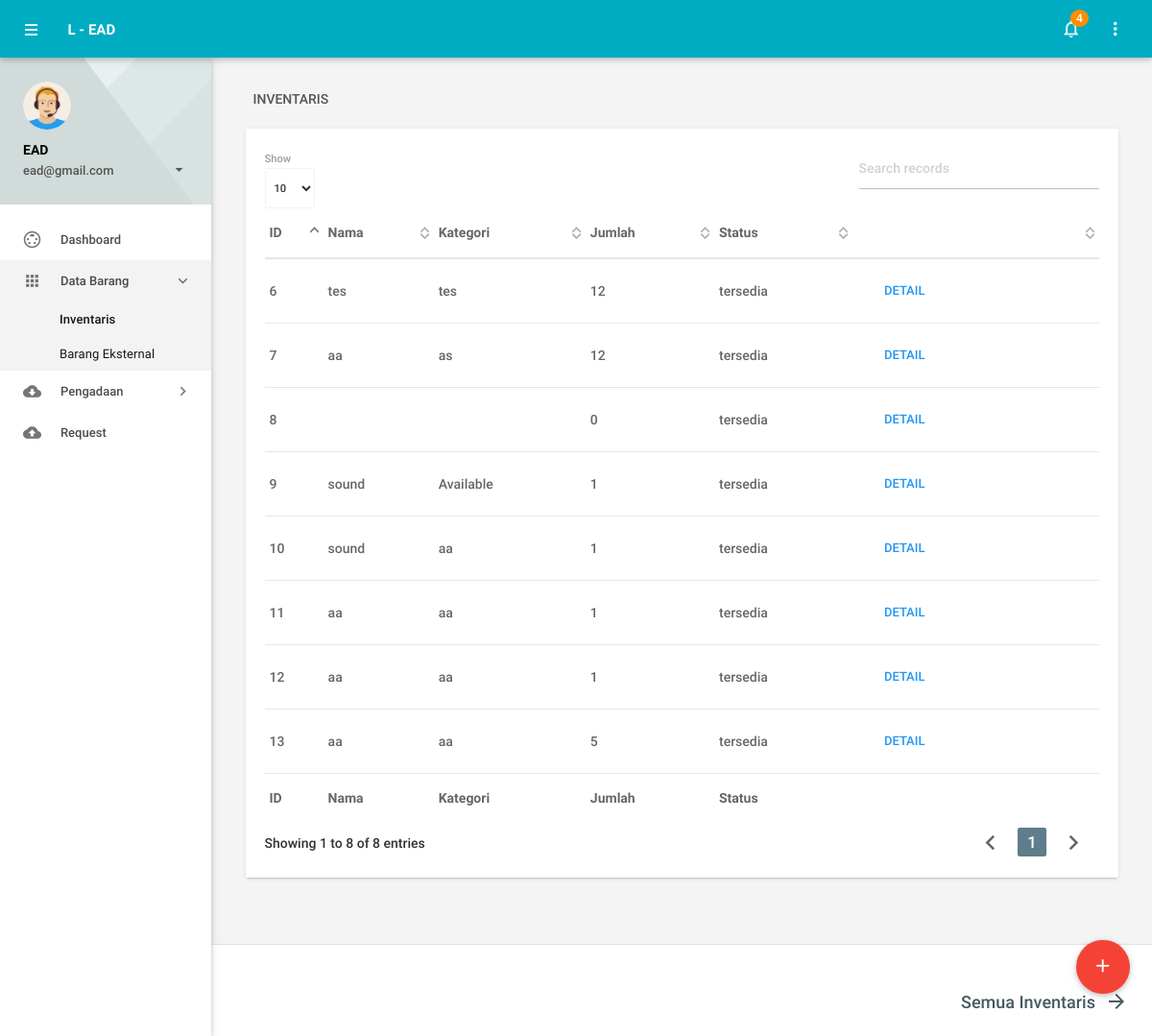
Page /index.php/admin/inventaris_admin on the committed database.
### tables this page shows
CREATE TABLE `barang_inventaris` (
  `id_barang` int(5) NOT NULL,
  `nama_barang` varchar(30) NOT NULL,
  `kategori` varchar(30) NOT NULL,
  `jumlah` int(4) NOT NULL,
  `deskripsi` text NOT NULL,
  `gambar` varchar(30) NOT NULL,
  `status` varchar(22) NOT NULL
);

### application/controllers/Admin.php (called while the page is built, shortened)
<?php
class Admin extends CI_Controller {
	public function __construct(){
		$this->load->model('Admin_login');
		$this->load->model('Inventaris');
		$this->load->model('Eksternal');
		$this->load->helper('url');
	}
	function inventaris_admin(){
		$data['tampilbarang'] = $this->Inventaris->tampil_barang();
		$this->load->view('inventaris_admin',$data);
	}
}

### index.php (called while the page is built, shortened)
<?php
require_once BASEPATH.'core/CodeIgniter.php';

### application/models/Inventaris.php (called while the page is built, shortened)
<?php
class Inventaris extends CI_Model{
	function tampil_barang(){
		return $this->db->get('barang_inventaris')->result();
	}
}

### application/views/inventaris_admin.php (the view, shortened to what this page needs)
<!DOCTYPE html>
<html lang="en">
<head>
    <link type="text/css" rel="stylesheet" href="<?php echo base_url('assets'); ?>/plugins/materialize/css/materialize.min.css"/>
    <link href="<?php echo base_url('assets'); ?>/plugins/material-preloader/css/materialPreloader.min.css" rel="stylesheet">
    <link href="<?php echo base_url('assets'); ?>/plugins/datatables/css/jquery.dataTables.min.css" rel="stylesheet">
    <link href="<?php echo base_url('assets'); ?>/css/alpha.min.css" rel="stylesheet" type="text/css"/>
    <link href="<?php echo base_url('assets'); ?>/css/custom.css" rel="stylesheet" type="text/css"/>
</head>
<body>
    <div class="mn-content fixed-sidebar">
        <header class="mn-header navbar-fixed">
            <nav class="cyan darken-1">
                <div class="nav-wrapper row">
                    <section class="material-design-hamburger navigation-toggle">
                        <a href="#" data-activates="slide-out" class="button-collapse show-on-large material-design-hamburger__icon">
                            <span class="material-design-hamburger__layer"></span>
                        </a>
                    </section>
                    <div class="header-title col s3">
                        <span class="chapter-title">L - EAD</span>
                    </div>
                    <ul class="right col s9 m3 nav-right-menu">
                        <li><a href="javascript:void(0)" data-activates="chat-sidebar" class="chat-button show-on-large"><i class="material-icons">more_vert</i></a></li>
                        <li class="hide-on-small-and-down"><a href="javascript:void(0)" data-activates="dropdown1" class="dropdown-button dropdown-right show-on-large"><i class="material-icons">notifications_none</i><span class="badge">4</span></a></li>
                    </ul>
                </div>
            </nav>
        </header>
        <aside id="slide-out" class="side-nav white fixed">
            <div class="side-nav-wrapper">
                <div class="sidebar-profile">
                    <div class="sidebar-profile-image">
                        <img src="assets/images/profile-image.png" class="circle" alt="">
                    </div>
                    <div class="sidebar-profile-info">
                        <a href="javascript:void(0);" class="account-settings-link">
                            <p>EAD</p>
                            <span>ead@gmail.com<i class="material-icons right">arrow_drop_down</i></span>
                        </a>
                    </div>
                </div>
                <ul class="sidebar-menu collapsible collapsible-accordion" data-collapsible="accordion">
                    <li class="no-padding"><a class="waves-effect waves-grey active" href="<?php echo base_url(); ?>dasboard_admin"><i class="material-icons">settings_input_svideo</i>Dashboard</a></li>
                    <li class="no-padding active">
                        <a class="collapsible-header waves-effect waves-grey active"><i class="material-icons">apps</i>Data Barang<i class="nav-drop-icon material-icons">keyboard_arrow_right</i></a>
                        <div class="collapsible-body">
                            <ul>
                                <li><a href="<?php echo base_url('admin/inventaris_admin'); ?>" class="active-page">Inventaris</a></li>
                                <li><a href="<?php echo base_url('admin/barang_eksternal_admin'); ?>">Barang Eksternal</a></li>
                            </ul>
                        </div>
                    </li>
                    <li class="no-padding">
                        <a class="collapsible-header waves-effect waves-grey"><i class="material-icons">cloud_download</i>Pengadaan<i class="nav-drop-icon material-icons">keyboard_arrow_right</i></a>
                    </li>
                    <li class="no-padding">
                        <a href="<?php echo base_url('admin/request_admin'); ?>" class="waves-effect waves-grey"><i class="material-icons">cloud_upload</i>Request</a>
                    </li>
                </ul>
            </div>
        </aside>
        <main class="mn-inner">
            <div class="row">
                <div class="col s12">
                    <div class="page-title">Inventaris</div>
                </div>
            <div class="fixed-action-btn" style="bottom: 45px; right: 24px;">
                <a class="btn-floating btn-large waves-effect waves-light red modal-trigger" href="#modal1"><i class="material-icons">add</i></a>
            </div>
            <div class="col s12 m12 l12">
                <div class="card">
                    <div class="card-content">
                        <table id="example" class="display responsive-table datatable-example">
                            <thead>
                                <tr>
                                    <th>ID</th>
                                    <th>Nama</th>
                                    <th>Kategori</th>
                                    <th>Jumlah</th>
                                    <th>Status</th>
                                    <th></th>
                                </tr>
                            </thead>
                            <tfoot>
                                <tr>
                                    <th>ID</th>
                                    <th>Nama</th>
                                    <th>Kategori</th>
                                    <th>Jumlah</th>
                                    <th>Status</th>
                                    <th></th>
                                </tr>
                            </tfoot>
                            <tbody>
                                <?php foreach ($tampilbarang as $t) {
                                    ?>
                                    <?php $link=$t->id_barang; ?>
                                    <tr>
                                        <td><?php echo $t->id_barang; ?></td>
                                        <td><?php echo $t->nama_barang; ?></td>
                                        <td><?php echo $t->kategori; ?></td>
                                        <td><?php echo $t->jumlah; ?></td>
                                        <td><?php echo $t->status; ?></td>
                                        <td>
                                            <a href="<?php echo base_url(); ?>/admin/inventaris_detail_admin/<?php echo str_replace(' ', '-', strtolower($link)); ?>" class="waves-effect waves-blue btn-flat">Detail</a>
                                        </td>
                                    </tr>
                                <?php } ?>
                            </tbody>
                        </table>
                    </div>
                </div>
            </div>
        </div>
    </main>
    <div class="page-footer">
        <div class="footer-grid container">
            <div class="footer-grid-l white">
            </div>
            <div class="footer-grid-r white">
                <a class="footer-text" href="inventaris-semua.html">
                    <i class="material-icons arrow-r">arrow_forward</i>
                    <br>
                    <div>
                        Semua Inventaris
                    </div>
                </a>
            </div>
        </div>
    </div>
</div>
<div class="left-sidebar-hover"></div>
</body>
</html>

### rows in the picture
barang_inventaris: id_barang "6", nama_barang "tes", kategori "tes", jumlah "12", status "tersedia"
barang_inventaris: id_barang "7", nama_barang "aa", kategori "as", jumlah "12", status "tersedia"
barang_inventaris: id_barang "8", jumlah "0", status "tersedia"
barang_inventaris: id_barang "9", nama_barang "sound", kategori "Available", jumlah "1", status "tersedia"
barang_inventaris: id_barang "10", nama_barang "sound", kategori "aa", jumlah "1", status "tersedia"
barang_inventaris: id_barang "11", nama_barang "aa", kategori "aa", jumlah "1", status "tersedia"
barang_inventaris: id_barang "12", nama_barang "aa", kategori "aa", jumlah "1", status "tersedia"
barang_inventaris: id_barang "13", nama_barang "aa", kategori "aa", jumlah "5", status "tersedia"
